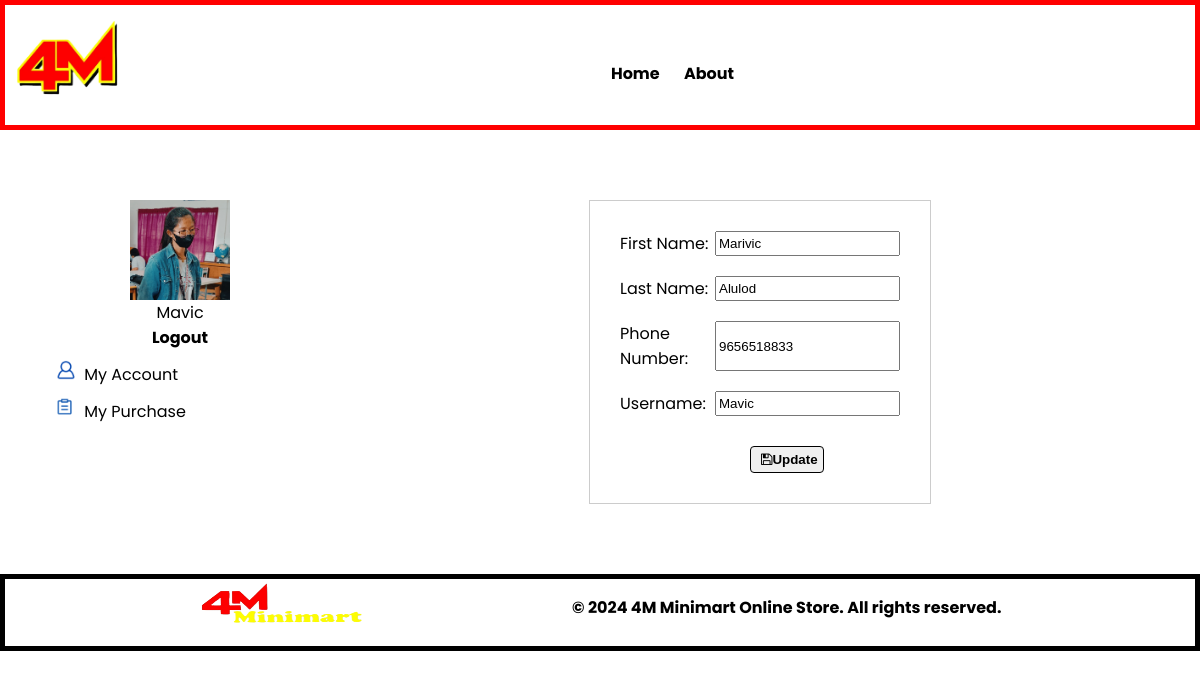
/Edit-info.php (signed in), run on the app's committed database.
### tables this page shows
CREATE TABLE `users` (
  `user_id` int(11) NOT NULL,
  `first_name` varchar(50) NOT NULL,
  `last_name` varchar(50) NOT NULL,
  `phone_number` varchar(20) NOT NULL,
  `username` varchar(50) NOT NULL,
  `email` varchar(50) NOT NULL,
  `password` varchar(255) NOT NULL,
  `confirm_password` varchar(255) NOT NULL,
  `role` varchar(45) NOT NULL,
  `address_id` int(11) NOT NULL
);

### Edit-info.php (the view, shortened to what this page needs)
<?php
include('DB/db_con.php');
$username = $_SESSION['username'];
$sql = "SELECT * FROM users WHERE username = :username";
$stmt = $pdo->prepare($sql);
$stmt->bindParam(':username', $username);
$stmt->execute();
$user = $stmt->fetch(PDO::FETCH_ASSOC);
?>
<!DOCTYPE html>
<html lang="en">
<head>
    <link rel="stylesheet" href="https://stackpath.bootstrapcdn.com/font-awesome/4.7.0/css/font-awesome.min.css">
</head>
<body>
<div class="navbar">
            <div class="logo">
                <img src="images/Logo.png" width="125">
            </div>
            <nav>
            <ul id="MenuItems">
                <?php
                $dashboardLink = '';
                switch ($_SESSION['role']) {
                    default:
                        $dashboardLink = 'index.php';
                        break;
                }
                ?>
                <li><a href="<?php echo $dashboardLink; ?>">Home</a></li>
                <li><a href="about.php">About</a></li>
                </ul>
            </nav>
    </div>
<div class= "main-con">
    <div class="Profile-container">
        <?php
            $username = isset($_SESSION['username']) ? $_SESSION['username'] : '';
            if (!empty($username)) {
                echo '<div class="profile">';
                echo '<img src="images/karla.jpg" alt="User Photo">';
                echo '<div class="username">' . $username . '</div>';
                echo '<div class="logout"><a href="login_form.php">Logout</a></div>';
                echo '</div>';
            }
            ?>
        <div class="account">
            <div class="dropdown">
                <img src="images/account.png" alt="Account Icon">
                <span>My Account</span>
            </div>
            <div class="dropdown">
                <img src="images/purchase.png" alt="Purchase Icon">
                <span>My Purchase</span>
            </div>
        </div>
    </div>
    <div class="container-Change-info">
        <form action="" method="post">
        <div class="input-group">
            <label for="first_name">First Name:</label>
            <input type="text" name="first_name" pattern="[A-Za-z\s]+" value="<?php echo $user['first_name']; ?>"required>
        </div>
        <div class="input-group">
            <label for="last_name">Last Name:</label>
            <input type="text" id="last_name" name="last_name" pattern="[A-Za-z\s]+" value="<?php echo $user['last_name']; ?>" required>
        </div>
        <div class="input-group">
            <label for="phone_number">Phone Number:</label>
            <input type="tel" id="phone_number" name="phone_number" pattern="[0-9]{10}" value="<?php echo $user['phone_number']; ?>" required >
        </div>
        <div class="input-group">
            <label for="username">Username:</label>
            <input type="text" id="username" name="username" pattern="[A-Za-z\s]+" value="<?php echo $user['username']; ?>" required>
        </div>
            <button type="submit"><i class="fa fa-save"></i>Update</button>
        </form>
    </div>
</div>
<footer>
    <div class="container">
        <div class="row">
            <div class="footer-col-1">
            <img src="images/logo2.png" width="100px" height="60px">
            </div>
            <div class="footer-col-2">
            <p>&copy; <?php echo date('Y'); ?> 4M Minimart Online Store. All rights reserved.</p>
            </div>
        </div>
    </div>
    </footer>
</html>
</body>

### Edit-info.php (style rules this page uses)
body { font-family: 'Poppins', sans-serif; margin: 0; padding: 0; }
.navbar { display: flex; align-items: center; padding: 5px; border: 5px solid red; }
nav { flex: 1; text-align: center; }
nav ul { display: inline-block; list-style-type: none; }
nav ul li { display: inline-block; margin-right: 20px; font-size: bold; }
a { text-decoration: none; color: #000000; font-weight: bold; }
.container-Change-info { display: flex; flex-direction: column; align-items: center; }
form { margin: 30px; padding: 30px; border: 1px solid #ccc; width: 35%; }
.input-group { margin-bottom: 20px; display: flex; justify-content: space-between; }
button { display: inline-block; color: black; padding: 2px 10px; border: 1px solid; border-radius: 4px; cursor: pointer; font-weight: bold; text-decoration: none; margin-top: 10px; margin-left: 130px; padding: 5px; }
.fa { margin-left: 5px; display: inline-block; font: normal normal normal 14px/1 FontAwesome; font-size: inherit; text-rendering: auto; -webkit-font-smoothing: antialiased; -moz-osx-font-smoothing: grayscale; }
.container-Change-info { flex: 1; margin: 20px; display: flex; justify-content: center; align-items: center; }
.main-con { display: flex; justify-content: space-between; align-items: flex-start; margin: 20px; }
.Profile-container { width: 250px; margin: 30px 15px; padding: 20px; }
.profile { display: flex; align-items: center; flex-direction: column; margin-bottom: 10px; }
.profile img { width: 100px; height: 100px; }
.logout { text-align: center; }
.account { display: flex; flex-direction: column; }
.dropdown { margin-bottom: 10px; position: relative; }
.dropdown img { width: 20px; margin-right: 5px; }
footer { border: 5px solid #000000; }
.footer-col-1 img { width: 180px; bottom: 20px; }
.footer-col-2 { text-align: center; font-weight: bold; }
.row { display: flex; justify-content: space-evenly; }

### data on the page
users: first_name "Marivic", last_name "Alulod", phone_number "9656518833", username "Mavic"

### other printed values
$username "Mavic"
